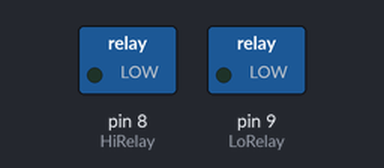
Simulated run of this sketch. Board: Arduino Uno, built with avr-gcc and run on an emulated ATmega328P. Parts: switched loads named in the sketch (green lamp = pin HIGH).

Above: at 0.2 s.
At 1.5 s:
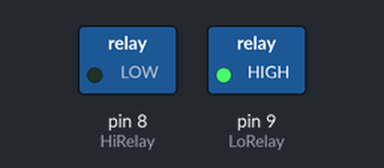
At 4.0 s:
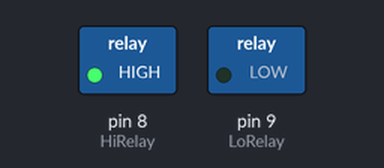
Timing chart, 0 to 9.1 s (numbered marks = the images above):
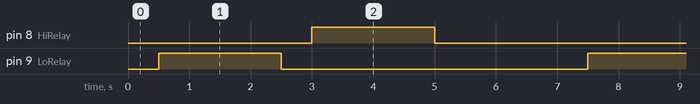

Measured:
- by itself, pin 8 (HiRelay), pin 9 (LoRelay): alternates HIGH for 2.0 s and LOW for 5.0 s
- by itself, everything shown: repeats every 7.0 s, in 4 steps

The sketch:

Relays_1.ino
```cpp
int LoRelay = 9;
int HiRelay = 8;

void setup() {
  pinMode(LoRelay, OUTPUT);
  pinMode(HiRelay, OUTPUT);
}

void loop() {
  FanLow();
  delay(2000);
  FanHi();
  delay(2000);
  FanOff();
  delay(2000);
}
void FanLow() {
  digitalWrite(HiRelay, LOW);
  delay(500);
  digitalWrite(LoRelay, HIGH);
}
void FanHi()  {
  digitalWrite(LoRelay, LOW);
  delay(500);
  digitalWrite(HiRelay, HIGH);
}
void FanOff()  {
  digitalWrite(LoRelay, LOW);
  digitalWrite(HiRelay, LOW);
}
```
